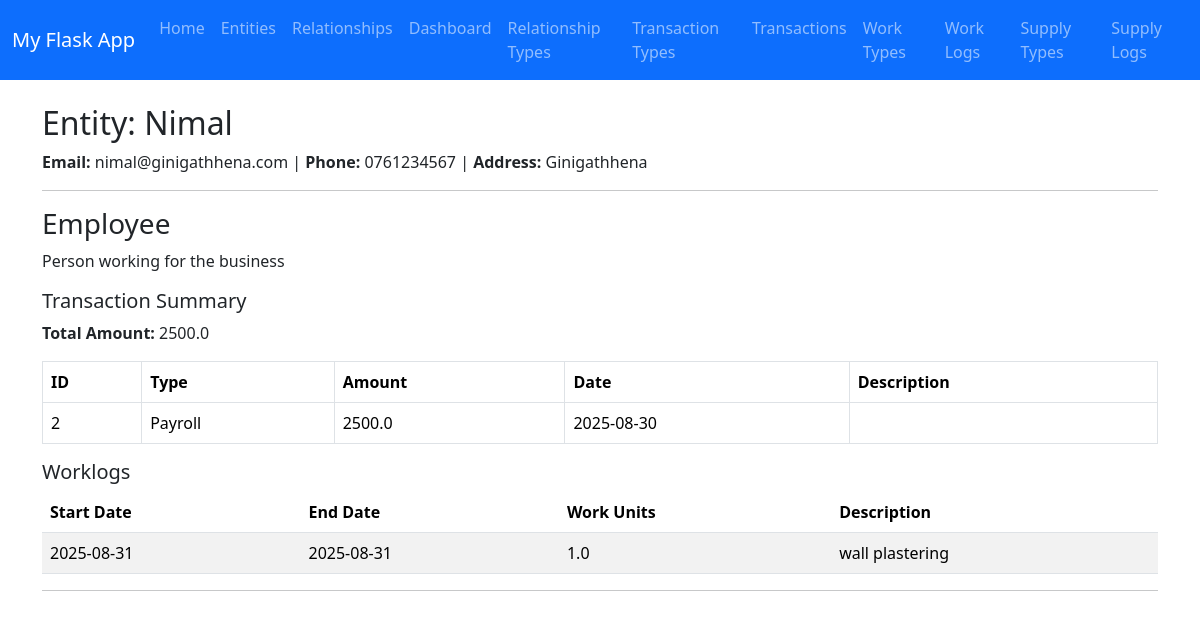
Page /entity_info/2 on the committed database.
### app.py (models this page shows, shortened)
class Entity(db.Model):
    id = db.Column(db.Integer, primary_key=True)  # Unique ID
    name = db.Column(db.String(100), nullable=False)
    email = db.Column(db.String(120), nullable=False, unique=True)
    phone = db.Column(db.String(20), nullable=False)
    address = db.Column(db.String(200), nullable=True)  # New attribut

class RelationshipType(db.Model):
    __tablename__ = "relationship_type"
    id = db.Column(db.Integer, primary_key=True)  # Unique ID
    name = db.Column(db.String(100), nullable=False, unique=True)
    description = db.Column(db.String(250), nullable=True)

class Transaction(db.Model):
    __tablename__ = "transaction"
    id = db.Column(db.Integer, primary_key=True)  # Unique ID
    transaction_type_id = db.Column(db.Integer, db.ForeignKey('transaction_type.id'), nullable=False)
    relationship_id = db.Column(db.Integer, db.ForeignKey('relationship.id'), nullable=False)
    amount = db.Column(db.Float, nullable=False)
    date = db.Column(db.Date, nullable=False, default=datetime.utcnow)
    description = db.Column(db.String(250), nullable=True)
    transaction_type = db.relationship('TransactionType')
    relationship = db.relationship('Relationship')
    payrolls = db.relationship("Payroll", backref="parent_transaction", lazy=True)

class TransactionType(db.Model):
    __tablename__ = "transaction_type"
    id = db.Column(db.Integer, primary_key=True)  # Unique ID
    name = db.Column(db.String(100), nullable=False, unique=True)
    description = db.Column(db.String(250), nullable=True)

class WorkLog(db.Model):
    id = db.Column(db.Integer, primary_key=True)
    start_date = db.Column(db.Date, nullable=False)
    end_date = db.Column(db.Date, nullable=False)
    work_type_id = db.Column(db.Integer, db.ForeignKey('work_type.id'), nullable=False)
    relationship_id = db.Column(db.Integer, db.ForeignKey('relationship.id'), nullable=False)
    work_units = db.Column(db.Float, nullable=False)
    due_payment = db.Column(db.Float, nullable=False)
    transaction_id = db.Column(db.Integer, db.ForeignKey('transaction.id'), nullable=True)
    is_paid = db.Column(db.Boolean, default=False)
    description = db.Column(db.String(250))
    work_type = db.relationship("WorkType", backref="work_logs")
    relationship = db.relationship("Relationship", backref="work_logs")

### app.py (the view)
@app.route("/entity_info/<int:entity_id>")
def entity_info(entity_id):
    entity = Entity.query.get_or_404(entity_id)
    relationships = Relationship.query.filter_by(entity_id=entity_id).all()
    data = []
    for rel in relationships:
        rel_type = RelationshipType.query.get(rel.relationship_type_id)
        transactions = Transaction.query.filter_by(relationship_id=rel.id).all()
        total_amount = sum(t.amount for t in transactions)
        worklogs = []
        if rel_type.name.lower() == "employee":
            worklogs = WorkLog.query.filter_by(relationship_id=rel.id).all()
        data.append({
            "relationship_type": rel_type,
            "transactions": transactions,
            "total_amount": total_amount,
            "worklogs": worklogs
        })
    return render_template(
        "entity_info.html",
        entity=entity,
        data=data,
        title=f"Entity Info - {entity.name}"
    )

### templates/entity_info.html (shortened to what this page needs)
{% extends "base.html" %}
{% block content %}
<h2>Entity: {{ entity.name }}</h2>
<p><strong>Email:</strong> {{ entity.email }} |
   <strong>Phone:</strong> {{ entity.phone }} |
   <strong>Address:</strong> {{ entity.address }}</p>
<hr>
{% for section in data %}
  <h3>{{ section.relationship_type.name }}</h3>
  <p>{{ section.relationship_type.description }}</p>
  <h5>Transaction Summary</h5>
  <p><strong>Total Amount:</strong> {{ section.total_amount }}</p>
  <table class="table table-bordered">
    <thead>
      <tr>
        <th>ID</th>
        <th>Type</th>
        <th>Amount</th>
        <th>Date</th>
        <th>Description</th>
      </tr>
    </thead>
    <tbody>
      {% for t in section.transactions %}
      <tr>
        <td>{{ t.id }}</td>
        <td>{{ t.transaction_type.name }}</td>
        <td>{{ t.amount }}</td>
        <td>{{ t.date }}</td>
        <td>{{ t.description }}</td>
      </tr>
      {% endfor %}
    </tbody>
  </table>
  {% if section.relationship_type.name.lower() == "employee" %}
    <h5>Worklogs</h5>
    <table class="table table-striped">
      <thead>
        <tr>
          <th>Start Date</th>
          <th>End Date</th>
          <th>Work Units</th>
          <th>Description</th>
        </tr>
      </thead>
      <tbody>
        {% for log in section.worklogs %}
        <tr>
          <td>{{ log.start_date }}</td>
          <td>{{ log.end_date }}</td>
          <td>{{ log.work_units }}</td>
          <td>{{ log.description or "" }}</td>
        </tr>
        {% endfor %}
      </tbody>
    </table>
  {% endif %}
  <hr>
{% endfor %}
{% endblock %}

### rows in the picture
Entity: name "Nimal", email "nimal@ginigathhena.com", phone "0761234567", address "Ginigathhena"
RelationshipType: relationship_type.name "Employee", relationship_type.description "Person working for the business"
Transaction: id "2", transaction_type.name "Payroll", amount "2500.0", date "2025-08-30"
WorkLog: start_date "2025-08-31", end_date "2025-08-31", work_units "1.0", description "wall plastering"

### other values in the picture
{{ section.total_amount }} "2500.0"
